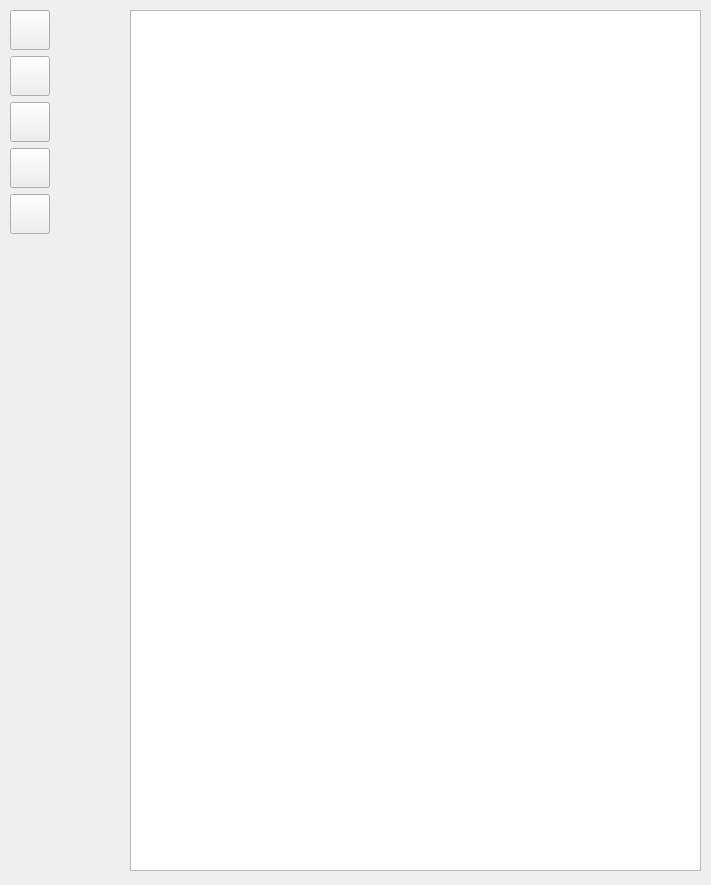
<?xml version="1.0" encoding="UTF-8"?>
<ui version="4.0">
 <class>QUDT_fetcher</class>
 <widget class="QWidget" name="QUDT_fetcher">
  <property name="geometry">
   <rect>
    <x>0</x>
    <y>0</y>
    <width>711</width>
    <height>885</height>
   </rect>
  </property>
  <property name="sizePolicy">
   <sizepolicy hsizetype="Maximum" vsizetype="Maximum">
    <horstretch>0</horstretch>
    <verstretch>0</verstretch>
   </sizepolicy>
  </property>
  <property name="windowTitle">
   <string>Form</string>
  </property>
  <widget class="QTableWidget" name="tableWidget">
   <property name="geometry">
    <rect>
     <x>130</x>
     <y>10</y>
     <width>571</width>
     <height>861</height>
    </rect>
   </property>
   <property name="sizePolicy">
    <sizepolicy hsizetype="Maximum" vsizetype="Maximum">
     <horstretch>0</horstretch>
     <verstretch>0</verstretch>
    </sizepolicy>
   </property>
   <property name="sizeIncrement">
    <size>
     <width>1</width>
     <height>1</height>
    </size>
   </property>
  </widget>
  <widget class="QWidget" name="layoutWidget">
   <property name="geometry">
    <rect>
     <x>10</x>
     <y>10</y>
     <width>81</width>
     <height>226</height>
    </rect>
   </property>
   <layout class="QGridLayout" name="gridLayout_3" rowstretch="50,0,0,0,0" columnstretch="0">
    <property name="sizeConstraint">
     <enum>QLayout::SetFixedSize</enum>
    </property>
    <item row="0" column="0">
     <widget class="QPushButton" name="push_1">
      <property name="sizePolicy">
       <sizepolicy hsizetype="Expanding" vsizetype="Expanding">
        <horstretch>0</horstretch>
        <verstretch>0</verstretch>
       </sizepolicy>
      </property>
      <property name="minimumSize">
       <size>
        <width>40</width>
        <height>40</height>
       </size>
      </property>
      <property name="maximumSize">
       <size>
        <width>40</width>
        <height>40</height>
       </size>
      </property>
      <property name="text">
       <string/>
      </property>
     </widget>
    </item>
    <item row="2" column="0">
     <widget class="QPushButton" name="push_3">
      <property name="sizePolicy">
       <sizepolicy hsizetype="Expanding" vsizetype="Expanding">
        <horstretch>40</horstretch>
        <verstretch>40</verstretch>
       </sizepolicy>
      </property>
      <property name="minimumSize">
       <size>
        <width>40</width>
        <height>40</height>
       </size>
      </property>
      <property name="maximumSize">
       <size>
        <width>40</width>
        <height>40</height>
       </size>
      </property>
      <property name="text">
       <string/>
      </property>
     </widget>
    </item>
    <item row="1" column="0">
     <widget class="QPushButton" name="push_2">
      <property name="sizePolicy">
       <sizepolicy hsizetype="Expanding" vsizetype="Expanding">
        <horstretch>40</horstretch>
        <verstretch>40</verstretch>
       </sizepolicy>
      </property>
      <property name="minimumSize">
       <size>
        <width>40</width>
        <height>40</height>
       </size>
      </property>
      <property name="maximumSize">
       <size>
        <width>40</width>
        <height>40</height>
       </size>
      </property>
      <property name="text">
       <string/>
      </property>
     </widget>
    </item>
    <item row="3" column="0">
     <widget class="QPushButton" name="push_4">
      <property name="sizePolicy">
       <sizepolicy hsizetype="Expanding" vsizetype="Expanding">
        <horstretch>40</horstretch>
        <verstretch>40</verstretch>
       </sizepolicy>
      </property>
      <property name="minimumSize">
       <size>
        <width>40</width>
        <height>40</height>
       </size>
      </property>
      <property name="maximumSize">
       <size>
        <width>40</width>
        <height>40</height>
       </size>
      </property>
      <property name="text">
       <string/>
      </property>
     </widget>
    </item>
    <item row="4" column="0">
     <widget class="QPushButton" name="push_5">
      <property name="sizePolicy">
       <sizepolicy hsizetype="Expanding" vsizetype="Expanding">
        <horstretch>40</horstretch>
        <verstretch>40</verstretch>
       </sizepolicy>
      </property>
      <property name="minimumSize">
       <size>
        <width>40</width>
        <height>40</height>
       </size>
      </property>
      <property name="maximumSize">
       <size>
        <width>40</width>
        <height>40</height>
       </size>
      </property>
      <property name="text">
       <string/>
      </property>
     </widget>
    </item>
   </layout>
  </widget>
 </widget>
 <resources/>
 <connections/>
</ui>
